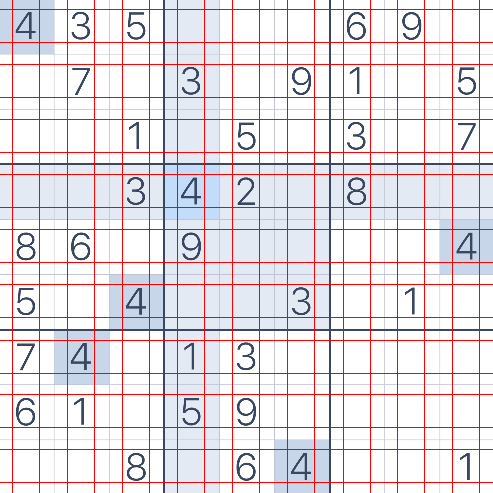

Write Python code to recreate this figure.
from PIL import ImageGrab, Image

longueur_case = 54

screen = ImageGrab.grab((386, 242, 879, 735))
pixels = list(screen.getdata())

dico_pos = {0: 0, 1: 55, 2: 110, 3: 165, 4: 220, 5: 275, 6: 331, 7: 385, 8: 440}

differentes_coul = set()

for y in range(9):
    for x in range(9):
        x2, y2 = dico_pos[x], dico_pos[y]
        i = (y2 + 3 ) * screen.width + x2 + 3
        differentes_coul.add(pixels[i])
        pixels[i] = 255, 0, 0

print(differentes_coul)
new_img = Image.new(screen.mode, screen.size)
new_img.putdata(pixels)
new_img.save("test.png")
